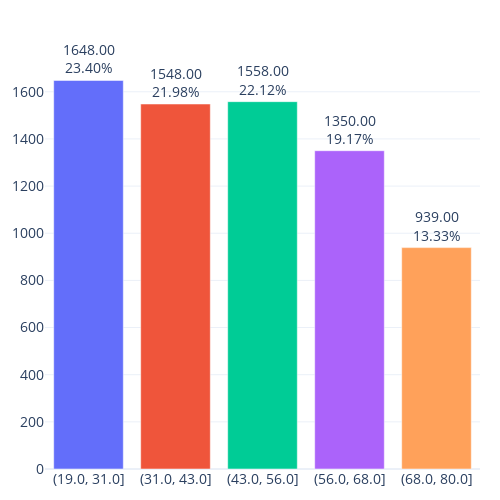

This figure's notebook cell:
### Code cell
out = df.groupby(pd.cut(df['age'], 5, precision=0).astype('str'), as_index=False).size()
ak.fmt_bar(out, title='User breakdown by age category')

### Figure 1 — Plotly figure (JSON) as saved in the notebook; plotly's stock layout.template omitted (floating-point values rounded to 4 significant figures)
{"data": [{"alignmentgroup": "True", "cliponaxis": false, "hovertemplate": "age=%{x}<br>size=%{y}<br>text=%{text}<extra></extra>", "legendgroup": "(19.0, 31.0]", "marker": {"color": "#636efa", "pattern": {"shape": ""}}, "name": "(19.0, 31.0]", "offsetgroup": "(19.0, 31.0]", "orientation": "v", "showlegend": true, "text": ["1648.00<br>23.40%"], "textangle": 0, "textfont": {"size": 14}, "textposition": "outside", "type": "bar", "x": ["(19.0, 31.0]"], "xaxis": "x", "y": [1648], "yaxis": "y"}, {"alignmentgroup": "True", "cliponaxis": false, "hovertemplate": "age=%{x}<br>size=%{y}<br>text=%{text}<extra></extra>", "legendgroup": "(31.0, 43.0]", "marker": {"color": "#EF553B", "pattern": {"shape": ""}}, "name": "(31.0, 43.0]", "offsetgroup": "(31.0, 43.0]", "orientation": "v", "showlegend": true, "text": ["1548.00<br>21.98%"], "textangle": 0, "textfont": {"size": 14}, "textposition": "outside", "type": "bar", "x": ["(31.0, 43.0]"], "xaxis": "x", "y": [1548], "yaxis": "y"}, {"alignmentgroup": "True", "cliponaxis": false, "hovertemplate": "age=%{x}<br>size=%{y}<br>text=%{text}<extra></extra>", "legendgroup": "(43.0, 56.0]", "marker": {"color": "#00cc96", "pattern": {"shape": ""}}, "name": "(43.0, 56.0]", "offsetgroup": "(43.0, 56.0]", "orientation": "v", "showlegend": true, "text": ["1558.00<br>22.12%"], "textangle": 0, "textfont": {"size": 14}, "textposition": "outside", "type": "bar", "x": ["(43.0, 56.0]"], "xaxis": "x", "y": [1558], "yaxis": "y"}, {"alignmentgroup": "True", "cliponaxis": false, "hovertemplate": "age=%{x}<br>size=%{y}<br>text=%{text}<extra></extra>", "legendgroup": "(56.0, 68.0]", "marker": {"color": "#ab63fa", "pattern": {"shape": ""}}, "name": "(56.0, 68.0]", "offsetgroup": "(56.0, 68.0]", "orientation": "v", "showlegend": true, "text": ["1350.00<br>19.17%"], "textangle": 0, "textfont": {"size": 14}, "textposition": "outside", "type": "bar", "x": ["(56.0, 68.0]"], "xaxis": "x", "y": [1350], "yaxis": "y"}, {"alignmentgroup": "True", "cliponaxis": false, "hovertemplate": "age=%{x}<br>size=%{y}<br>text=%{text}<extra></extra>", "legendgroup": "(68.0, 80.0]", "marker": {"color": "#FFA15A", "pattern": {"shape": ""}}, "name": "(68.0, 80.0]", "offsetgroup": "(68.0, 80.0]", "orientation": "v", "showlegend": true, "text": ["939.00<br>13.33%"], "textangle": 0, "textfont": {"size": 14}, "textposition": "outside", "type": "bar", "x": ["(68.0, 80.0]"], "xaxis": "x", "y": [939], "yaxis": "y"}], "layout": {"barmode": "relative", "height": 500, "legend": {"title": {"text": "age"}, "tracegroupgap": 0}, "margin": {"b": 20, "l": 20, "pad": 0, "r": 20, "t": 60}, "showlegend": false, "title": {}, "width": 500, "xaxis": {"anchor": "y", "categoryarray": ["(19.0, 31.0]", "(31.0, 43.0]", "(43.0, 56.0]", "(56.0, 68.0]", "(68.0, 80.0]"], "categoryorder": "array", "domain": [0, 1], "tickfont": {"size": 14}, "title": {}}, "yaxis": {"anchor": "x", "domain": [0, 1], "tickfont": {"size": 14}, "title": {}}}}
